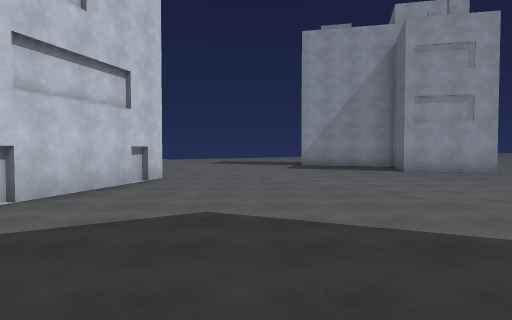
[1] (above)

24 first-person views from a walk through a 3-D level made in the Unity game engine. The camera is 1.5 m above the floor, tilts 2° down and sees 70° across. The floor is counted in squares, 2 m on a side. Each view is taken from the middle of a square. On the plan, view 1 faces up. The plan holds only what a view shows up to about 11 squares ahead; the rest is blank. The place goes on beyond the plan. The player is left out. Surface patterns are stand-ins for the level's own textures.

[2]
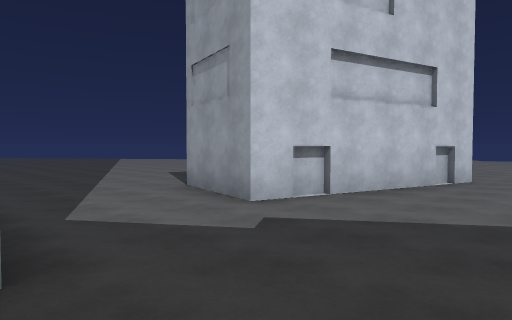

[3]
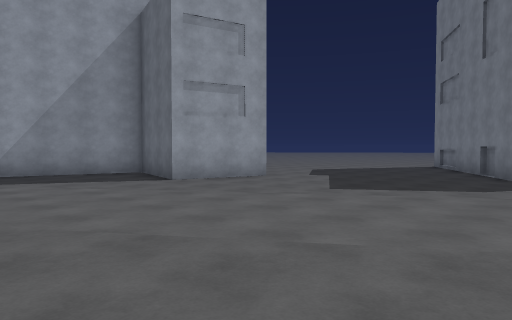

[4]
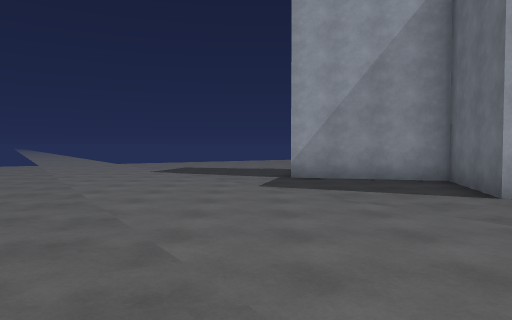

[5]
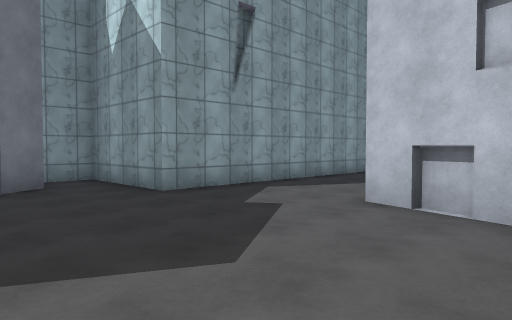

[6]
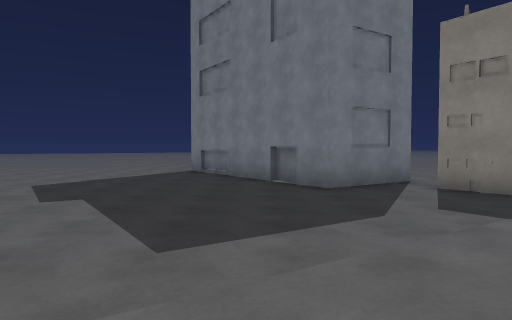

[7]
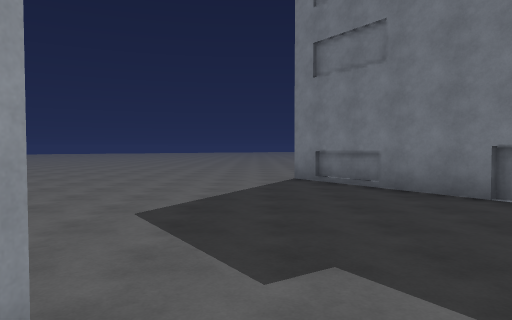

[8]
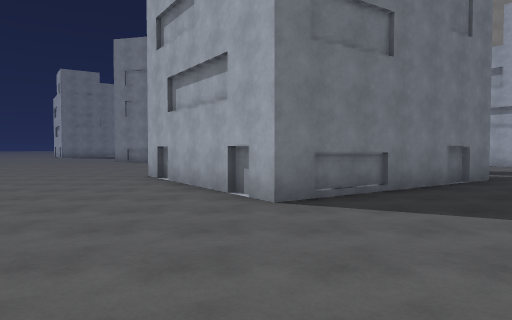

[9]
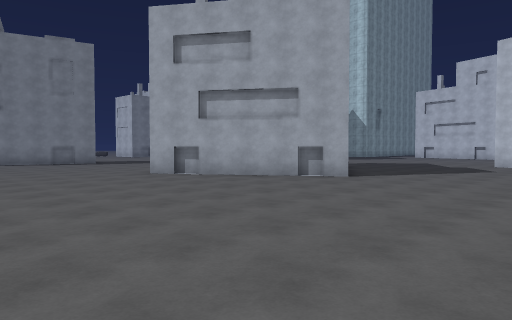

[10]
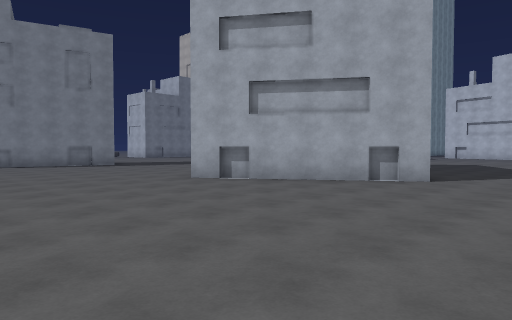

[11]
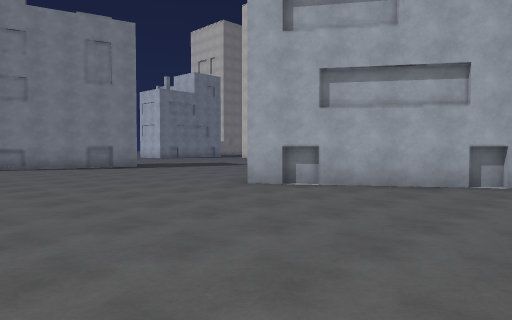

[12]
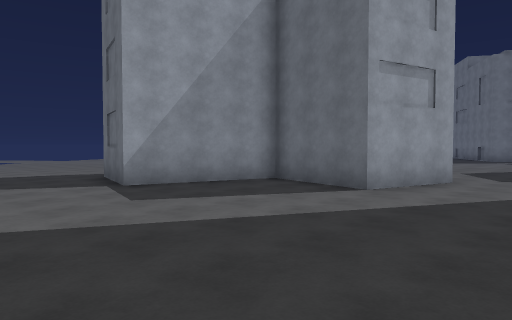

[13]
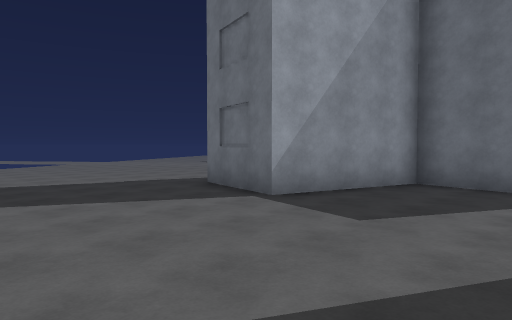

[14]
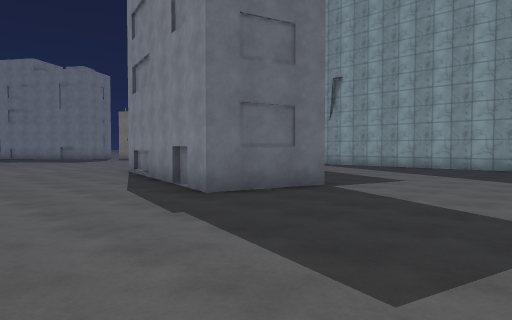

[15]
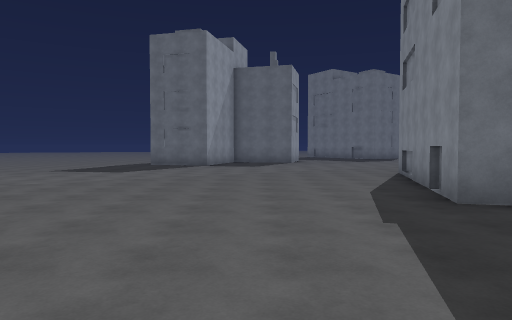

[16]
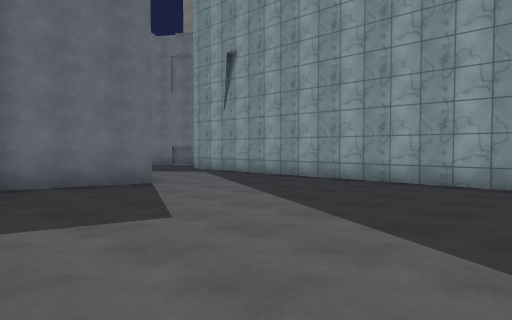

[17]
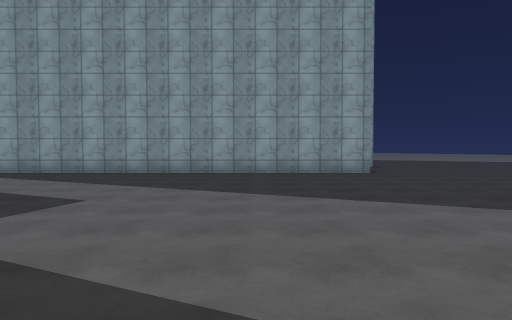

[18]
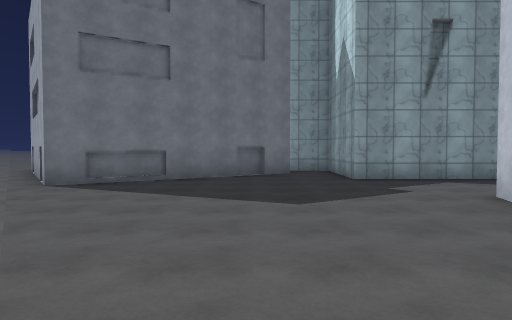

[19]
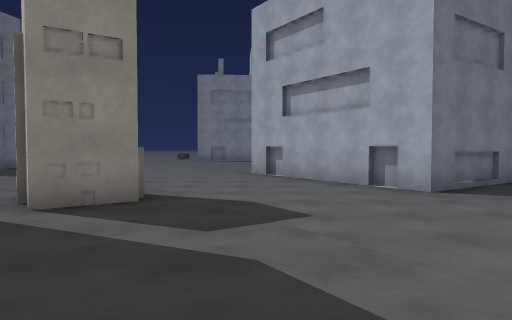

[20]
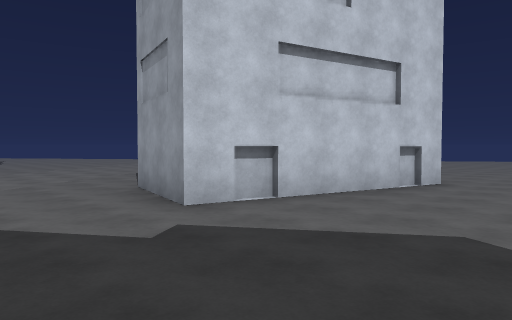

[21]
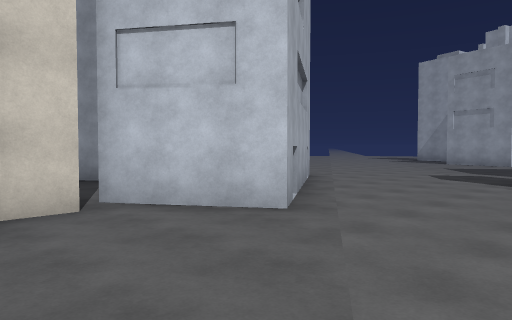

[22]
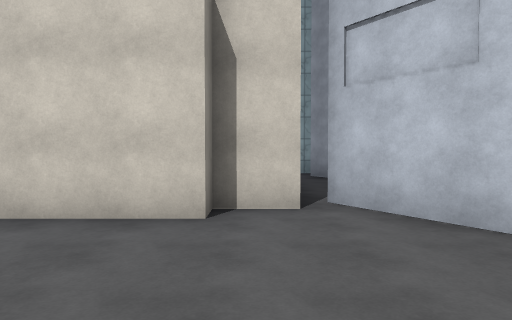

[23]
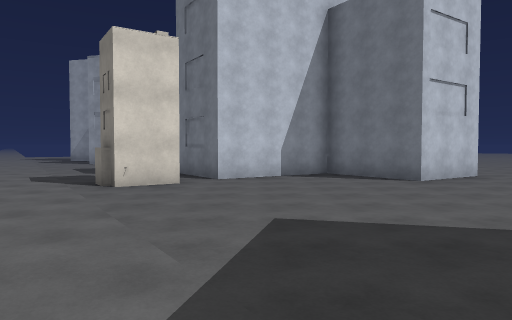

[24]
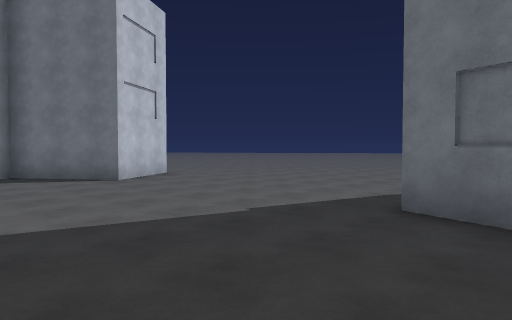

### Floor plan
Key: @ floor where view 1 was taken; # wall or solid block; . floor; B building.
Columns run from 13 left of view 1 to 23 right of it. Each row starts with its distance up from view 1.
 14 . ................# ##.. ......  .. .
 13 ..................###...............
 12 ..................# B................
 11 ..................###................
 10  ....#B..............................
  9 .....#  ###.................#........
  8 .....#### #...............B##........
  7 .......####..............#####.......
  6 ........###............########.....
  5 .......###.............####.###.....
  4 .......###..............##..###.....
  3 ......................##............
  2 ......................B.............
  1 ................##.................
  0 ###########..@#####.................
 -1           #..B#   ##................
 -2           #.# #    ##..............
 -3           #####.. ##............ ..
 -4             #.....#.....  ...#
 -5                   #..... . ..
 -6                   ##.. .
 -7                    #..

Positions as (right, up) in squares from view 1, and headings:
1: (0, 0), facing up
2: (0, 0), facing up-left
3: (0, 4), facing up-right
4: (1, 6), facing up
5: (1, 6), facing down-left
6: (3, 7), facing right
7: (6, 10), facing right
8: (15, 14), facing down
9: (23, 14), facing down-left
10: (23, 12), facing down-left
11: (23, 10), facing down-left
12: (-12, 1), facing up-right
13: (-13, 4), facing up-right
14: (-13, 14), facing down-right
15: (-13, 13), facing right
16: (-13, 8), facing down-right
17: (-12, 11), facing down
18: (0, 9), facing down
19: (7, 8), facing down
20: (11, 8), facing up-left
21: (10, -6), facing up-left
22: (10, -5), facing left
23: (12, -5), facing up
24: (12, -5), facing up-right
